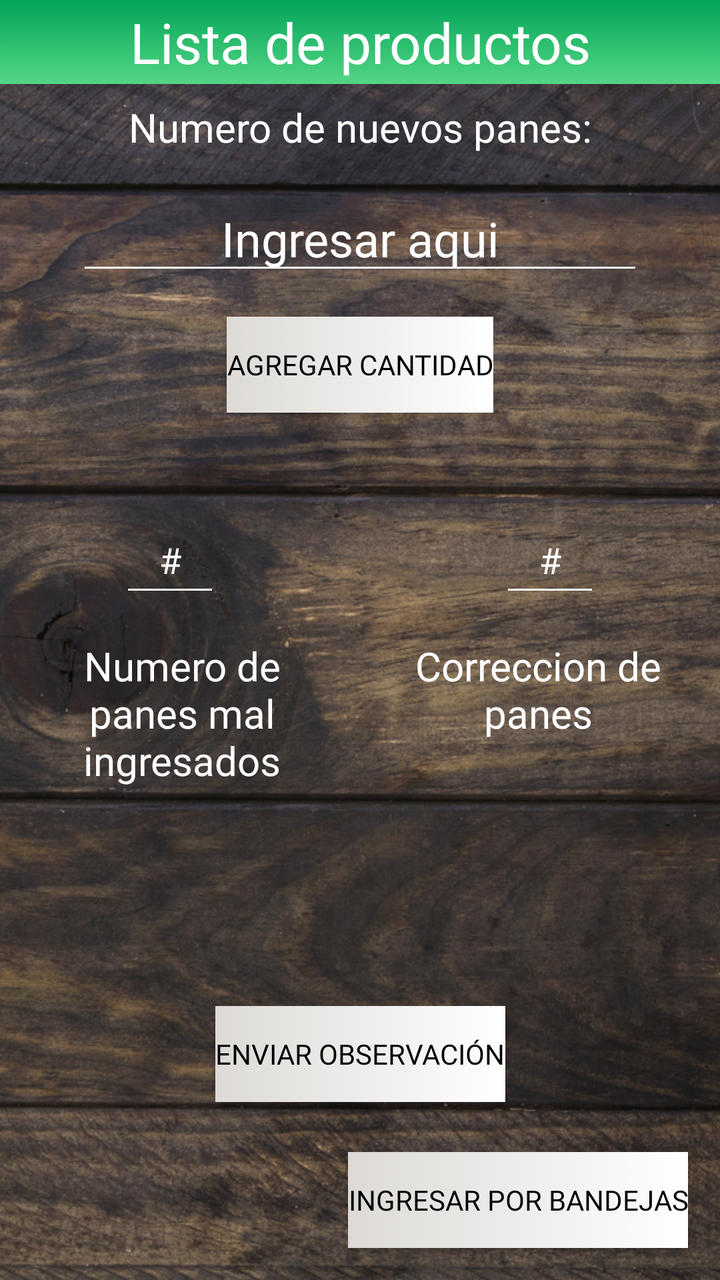
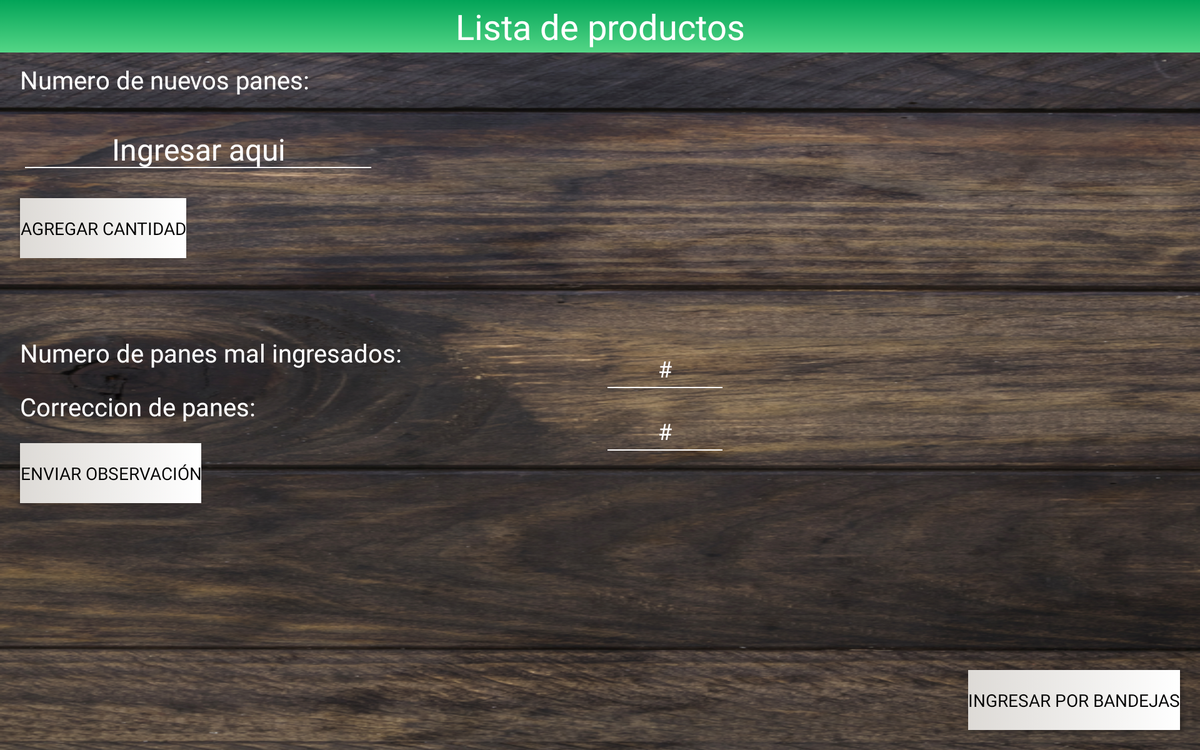

First picture: res/layout/ on a phone held upright. Second picture: the repository's own variant of that layout, on a device whose configuration matches the variant's folder. Source for both follows.
<!-- AndroidManifest.xml: application theme AppTheme -->
<!-- res/layout/activity_edicion.xml -->
<?xml version="1.0" encoding="utf-8"?>

<android.support.constraint.ConstraintLayout xmlns:android="http://schemas.android.com/apk/res/android"
    xmlns:app="http://schemas.android.com/apk/res-auto"
    xmlns:tools="http://schemas.android.com/tools"
    android:layout_width="match_parent"
    android:layout_height="match_parent"
    tools:context=".EdicionActivity"
    android:background="@drawable/backgroundlist"
    android:orientation="vertical">

    <TextView
        android:id="@+id/txt_datos_traidos_pan"
        android:layout_width="match_parent"
        android:layout_height="42dp"
        android:background="@drawable/gradiant_toolbar"
        android:gravity="center"
        android:text="Lista de productos"
        android:textAppearance="@style/TextAppearance.AppCompat.Medium"
        android:textColor="@color/colorBlanco"
        android:textSize="28sp"
        app:fontFamily="@font/autour_one"
        app:layout_constraintTop_toTopOf="parent"
        tools:layout_editor_absoluteX="0dp" />

    <EditText
        android:id="@+id/et_ingresar1_pan"
        android:layout_width="wrap_content"
        android:layout_height="wrap_content"
        android:layout_marginStart="16dp"
        android:layout_marginTop="16dp"
        android:layout_marginEnd="16dp"
        android:ems="10"
        android:gravity="center"
        android:hint="Ingresar aqui"
        android:textColorHint="#ffffff"
        android:backgroundTint="@color/colorBlanco"
        android:inputType="number"
        android:textColor="@color/colorBlanco"
        android:textSize="24sp"
        app:fontFamily="@font/autour_one"
        app:layout_constraintEnd_toEndOf="parent"
        app:layout_constraintStart_toStartOf="parent"
        app:layout_constraintTop_toBottomOf="@+id/txt_info_panes" />

    <TextView
        android:id="@+id/txt_info_panes"
        android:layout_width="wrap_content"
        android:layout_height="wrap_content"
        android:layout_marginStart="16dp"
        android:layout_marginTop="50dp"
        android:layout_marginEnd="16dp"
        android:text="@string/nPanes"
        android:textColor="@color/colorBlanco"
        android:textSize="20sp"
        app:fontFamily="@font/autour_one"
        app:layout_constraintEnd_toEndOf="parent"
        app:layout_constraintStart_toStartOf="parent"
        app:layout_constraintTop_toTopOf="@+id/txt_datos_traidos_pan" />

    <TextView
        android:id="@+id/txt_info_panes3"
        android:layout_width="150dp"
        android:layout_height="wrap_content"
        android:layout_marginStart="16dp"
        android:layout_marginTop="16dp"
        android:text="Numero de panes mal ingresados"
        android:textColor="@color/colorBlanco"
        android:textSize="20sp"
        android:gravity="center"
        app:fontFamily="@font/autour_one"
        app:layout_constraintStart_toStartOf="parent"
        app:layout_constraintTop_toBottomOf="@+id/editText4" />

    <TextView
        android:id="@+id/txt_info_panes4"
        android:layout_width="150dp"
        android:layout_height="wrap_content"
        android:layout_marginTop="16dp"
        android:layout_marginEnd="16dp"
        android:text="Correccion de panes"
        android:textColor="@color/colorBlanco"
        android:textSize="20sp"
        android:gravity="center"
        app:fontFamily="@font/autour_one"
        app:layout_constraintEnd_toEndOf="parent"
        app:layout_constraintTop_toBottomOf="@+id/editText3" />

    <Button
        android:id="@+id/btn_cambio"
        android:layout_width="wrap_content"
        android:layout_height="wrap_content"
        android:layout_marginEnd="16dp"
        android:layout_marginBottom="16dp"
        android:background="@drawable/gtradiant_button"
        android:onClick="PasarAbandeja"
        android:text="@string/btnCambio"
        android:textColor="@color/colorNegro"
        app:fontFamily="@font/autour_one"
        app:layout_constraintBottom_toBottomOf="parent"
        app:layout_constraintEnd_toEndOf="parent" />

    <Button
        android:id="@+id/btn_disminuir_pan"
        android:layout_width="wrap_content"
        android:layout_height="wrap_content"
        android:layout_marginStart="16dp"
        android:layout_marginEnd="16dp"
        android:layout_marginBottom="25dp"
        android:background="@drawable/gtradiant_button"
        android:text="@string/btnDisminuir"
        android:textColor="@color/colorNegro"
        app:fontFamily="@font/autour_one"
        app:layout_constraintBottom_toTopOf="@+id/btn_cambio"
        app:layout_constraintEnd_toEndOf="parent"
        app:layout_constraintStart_toStartOf="parent" />

    <Button
        android:id="@+id/btn_agregar_pan"
        android:layout_width="wrap_content"
        android:layout_height="wrap_content"
        android:layout_marginStart="16dp"
        android:layout_marginTop="16dp"
        android:layout_marginEnd="16dp"
        android:background="@drawable/gtradiant_button"
        android:onClick="registrarProduction"
        android:text="@string/btnAumentar"
        android:textColor="@color/colorNegro"
        app:fontFamily="@font/autour_one"
        app:layout_constraintEnd_toEndOf="parent"
        app:layout_constraintStart_toStartOf="parent"
        app:layout_constraintTop_toBottomOf="@+id/et_ingresar1_pan" />

    <ImageView
        android:id="@+id/imageView19"
        android:layout_width="40dp"
        android:layout_height="40dp"
        android:layout_marginTop="2dp"
        android:contentDescription="@string/imgDescrip2"
        app:layout_constraintEnd_toEndOf="parent"
        app:layout_constraintStart_toStartOf="parent"
        app:layout_constraintTop_toBottomOf="@+id/btn_agregar_pan"
        app:srcCompat="@mipmap/plus2" />

    <EditText
        android:id="@+id/editText3"
        android:layout_width="50dp"
        android:layout_height="50dp"
        android:layout_marginTop="5dp"
        android:layout_marginEnd="60dp"
        android:backgroundTint="@color/colorBlanco"
        android:ems="10"
        android:gravity="center"
        android:hint="#"
        app:fontFamily="@font/autour_one"
        android:inputType="number"
        android:textColorHint="#ffffff"
        android:textColor="@color/colorBlanco"
        app:layout_constraintEnd_toEndOf="parent"
        app:layout_constraintTop_toBottomOf="@+id/imageView19" />

    <EditText
        android:id="@+id/editText4"
        android:layout_width="50dp"
        android:layout_height="50dp"
        android:layout_marginStart="60dp"
        android:layout_marginTop="5dp"
        android:backgroundTint="@color/colorBlanco"
        android:ems="10"
        android:gravity="center"
        android:hint="#"
        app:fontFamily="@font/autour_one"
        android:textColor="@color/colorBlanco"
        android:inputType="number"
        android:textColorHint="#ffffff"
        app:layout_constraintStart_toStartOf="parent"
        app:layout_constraintTop_toBottomOf="@+id/imageView19" />

</android.support.constraint.ConstraintLayout>
<!-- resources referenced by this layout -->
<resources>
  <color name="colorBlanco">#ffffff</color>
  <color name="colorNegro">#000000</color>
  <!-- drawable backgroundlist: png bitmap (drawable, 954485 bytes) -->
  <!-- drawable gradiant_toolbar (drawable) -->
  <?xml version="1.0" encoding="utf-8"?>
  
  <selector xmlns:android="http://schemas.android.com/apk/res/android">
      <item>
          <shape>
              <gradient
                  android:angle="270"
                  android:startColor="@color/colorPrimary"
                  android:endColor="@color/colorPrimaryLight"
                  android:type="linear"
                  />
          </shape>
      </item>
  </selector>
  <!-- drawable gtradiant_button (drawable) -->
  <?xml version="1.0" encoding="utf-8"?>
  
  <selector xmlns:android="http://schemas.android.com/apk/res/android">
      <item>
          <shape>
              <gradient
                  android:angle="0"
                  android:startColor="@color/gradiant_btn1"
                  android:endColor="@color/gradiant_btn2"
                  android:type="linear"
                  />
          </shape>
      </item>
  </selector>
  <string name="btnAumentar">Agregar Cantidad</string>
  <string name="btnCambio">Ingresar por bandejas</string>
  <string name="btnDisminuir">Enviar Observación</string>
  <string name="imgDescrip2">img19</string>
  <string name="nPanes">Numero de nuevos panes: </string>
  <style name="AppTheme" parent="Theme.AppCompat.Light.NoActionBar">
          
          <item name="colorPrimary">@color/colorPrimary</item>
          <item name="colorPrimaryDark">@color/colorPrimaryDark</item>
          <item name="colorAccent">@color/colorAccent</item>
          <item name="editTextColor">#fffffa</item>
      </style>
  <color name="colorPrimary">#02a458</color>
  <color name="colorPrimaryLight">#54d686</color>
  <color name="gradiant_btn1">#DDDAD6</color>
  <color name="gradiant_btn2">#ffffff</color>
  <color name="colorPrimaryDark">#00742d</color>
  <color name="colorAccent">#dff644</color>
</resources>
<!-- res/layout-large-land/activity_edicion.xml (the repository's variant of the layout above) -->
<!-- drawn on a 7-inch tablet turned sideways -->
<?xml version="1.0" encoding="utf-8"?>

<android.support.constraint.ConstraintLayout xmlns:android="http://schemas.android.com/apk/res/android"
    xmlns:app="http://schemas.android.com/apk/res-auto"
    xmlns:tools="http://schemas.android.com/tools"
    android:layout_width="match_parent"
    android:layout_height="match_parent"
    tools:context=".EdicionActivity"
    android:background="@drawable/backgroundlist"
    android:orientation="vertical">

    <TextView
        android:id="@+id/txt_datos_traidos_pan"
        android:layout_width="match_parent"
        android:layout_height="42dp"
        android:background="@drawable/gradiant_toolbar"
        android:gravity="center"
        android:text="Lista de productos"
        android:textAppearance="@style/TextAppearance.AppCompat.Medium"
        android:textColor="@color/colorBlanco"
        android:textSize="28sp"
        app:fontFamily="@font/autour_one"
        app:layout_constraintTop_toTopOf="parent"
        tools:layout_editor_absoluteX="0dp" />

    <EditText
        android:id="@+id/et_ingresar1_pan"
        android:layout_width="wrap_content"
        android:layout_height="wrap_content"
        android:layout_marginStart="16dp"
        android:layout_marginTop="16dp"
        android:backgroundTint="@color/colorBlanco"
        android:ems="10"
        android:gravity="center"
        android:hint="Ingresar aqui"
        android:inputType="number"
        android:textColor="@color/colorBlanco"
        android:textColorHint="#ffffff"
        android:textSize="24sp"
        app:fontFamily="@font/autour_one"
        app:layout_constraintStart_toStartOf="parent"
        app:layout_constraintTop_toBottomOf="@+id/txt_info_panes" />

    <TextView
        android:id="@+id/txt_info_panes"
        android:layout_width="wrap_content"
        android:layout_height="wrap_content"
        android:layout_marginStart="16dp"
        android:layout_marginTop="50dp"
        android:text="@string/nPanes"
        android:textColor="@color/colorBlanco"
        android:textSize="20sp"
        app:fontFamily="@font/autour_one"
        app:layout_constraintStart_toStartOf="parent"
        app:layout_constraintTop_toTopOf="@+id/txt_datos_traidos_pan" />

    <TextView
        android:id="@+id/txt_info_panes3"
        android:layout_width="450dp"
        android:layout_height="wrap_content"
        android:layout_marginStart="16dp"
        android:layout_marginTop="20dp"
        android:text="Numero de panes mal ingresados:"
        android:textColor="@color/colorBlanco"
        android:textSize="20sp"
        app:fontFamily="@font/autour_one"
        app:layout_constraintStart_toStartOf="parent"
        app:layout_constraintTop_toBottomOf="@+id/imageView19" />

    <TextView
        android:id="@+id/txt_info_panes4"
        android:layout_width="450dp"
        android:layout_height="wrap_content"
        android:layout_marginStart="16dp"
        android:layout_marginTop="16dp"
        android:text="Correccion de panes:"
        android:textColor="@color/colorBlanco"
        android:textSize="20sp"
        app:fontFamily="@font/autour_one"
        app:layout_constraintStart_toStartOf="parent"
        app:layout_constraintTop_toBottomOf="@+id/txt_info_panes3" />

    <Button
        android:id="@+id/btn_cambio"
        android:layout_width="wrap_content"
        android:layout_height="wrap_content"
        android:layout_marginEnd="16dp"
        android:layout_marginBottom="16dp"
        android:background="@drawable/gtradiant_button"
        android:onClick="PasarAbandeja"
        android:text="@string/btnCambio"
        android:textColor="@color/colorNegro"
        app:fontFamily="@font/autour_one"
        app:layout_constraintBottom_toBottomOf="parent"
        app:layout_constraintEnd_toEndOf="parent" />

    <Button
        android:id="@+id/btn_disminuir_pan"
        android:layout_width="wrap_content"
        android:layout_height="wrap_content"
        android:layout_marginStart="16dp"
        android:layout_marginTop="16dp"
        android:background="@drawable/gtradiant_button"
        android:text="@string/btnDisminuir"
        android:textColor="@color/colorNegro"
        app:fontFamily="@font/autour_one"
        app:layout_constraintStart_toStartOf="parent"
        app:layout_constraintTop_toBottomOf="@+id/txt_info_panes4" />

    <Button
        android:id="@+id/btn_agregar_pan"
        android:layout_width="wrap_content"
        android:layout_height="wrap_content"
        android:layout_marginStart="16dp"
        android:layout_marginTop="16dp"
        android:background="@drawable/gtradiant_button"
        android:onClick="registrarProduction"
        android:text="@string/btnAumentar"
        android:textColor="@color/colorNegro"
        app:fontFamily="@font/autour_one"
        app:layout_constraintStart_toStartOf="parent"
        app:layout_constraintTop_toBottomOf="@+id/et_ingresar1_pan" />

    <ImageView
        android:id="@+id/imageView19"
        android:layout_width="40dp"
        android:layout_height="40dp"
        android:layout_marginTop="2dp"
        android:layout_marginStart="76dp"
        android:contentDescription="@string/imgDescrip2"
        app:layout_constraintStart_toStartOf="parent"
        app:layout_constraintTop_toBottomOf="@+id/btn_agregar_pan"
        app:srcCompat="@mipmap/plus2" />

    <EditText
        android:id="@+id/editText3"
        android:layout_width="100dp"
        android:layout_height="50dp"
        android:layout_marginStart="16dp"
        android:backgroundTint="@color/colorBlanco"
        android:ems="10"
        android:gravity="center"
        android:hint="#"
        android:inputType="number"
        android:textColor="@color/colorBlanco"
        android:textColorHint="#ffffff"
        app:fontFamily="@font/autour_one"
        app:layout_constraintStart_toEndOf="@+id/txt_info_panes4"
        app:layout_constraintTop_toBottomOf="@+id/editText4" />

    <EditText
        android:id="@+id/editText4"
        android:layout_width="100dp"
        android:layout_height="50dp"
        android:layout_marginStart="16dp"
        android:layout_marginTop="20dp"
        android:backgroundTint="@color/colorBlanco"
        android:ems="10"
        android:gravity="center"
        android:hint="#"
        android:inputType="number"
        android:textColor="@color/colorBlanco"
        android:textColorHint="#ffffff"
        app:fontFamily="@font/autour_one"
        app:layout_constraintStart_toEndOf="@+id/txt_info_panes3"
        app:layout_constraintTop_toBottomOf="@+id/imageView19" />

</android.support.constraint.ConstraintLayout>
